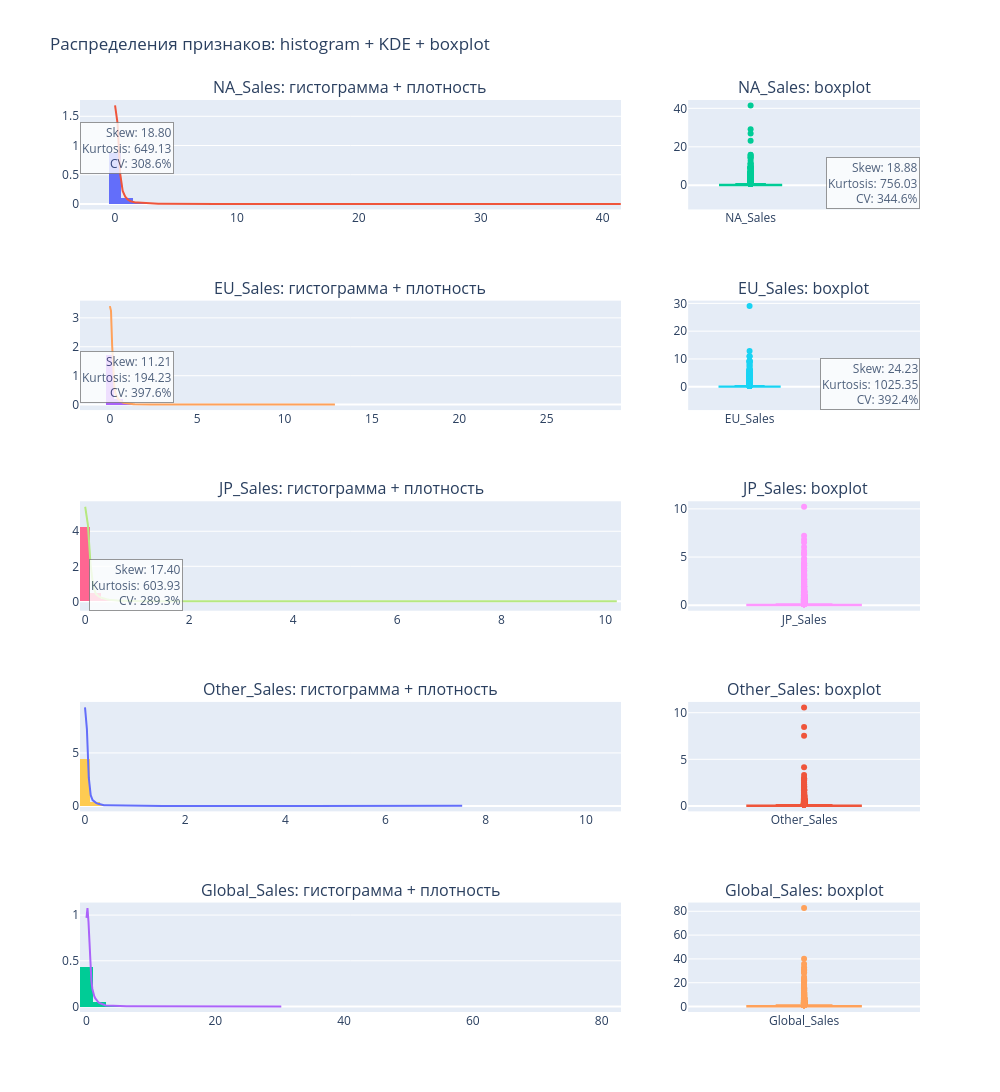

Source (notebook cell):
### Markdown cell above
# Часть 2. Визуализация (Plotly)

Требование: интерактивные гистограммы + boxplot + кривая плотности для всех числовых признаков.
Делаем компактно через plotly.subplots:

- слева: гистограмма (нормированная) + кривая плотности (KDE)
- справа: boxplot
- на гистограмме добавляем аннотацию: Skew, Kurtosis, CV

### Code cell
def kde_line(x, grid_size=200):
    # Ускорение: берем подвыборку, если точек слишком много
    x = np.asarray(x, dtype=float)
    x = x[np.isfinite(x)]
    if len(x) > 5000:
        x = np.random.choice(x, size=5000, replace=False)
    if len(np.unique(x)) < 2:
        return None, None
    kde = gaussian_kde(x)
    xs = np.linspace(x.min(), x.max(), grid_size)
    ys = kde(xs)
    return xs, ys

fig = make_subplots(
    rows=len(num_cols), cols=2,
    subplot_titles=[t for c in num_cols for t in (f"{c}: гистограмма + плотность", f"{c}: boxplot")],
    column_widths=[0.7, 0.3],
    horizontal_spacing=0.08
)

for i, c in enumerate(num_cols, start=1):
    x = df_num[c].astype(float).values
    # метрики
    mrow = stats_df[stats_df["Признак"] == c].iloc[0]
    skv = float(mrow["Skew"])
    kuv = float(mrow["Kurtosis(excess)"])
    cvv = float(mrow["CV_%"])
    
    # histogram (density)
    fig.add_trace(
        go.Histogram(x=x, nbinsx=60, histnorm="probability density", name=f"{c} hist", showlegend=False),
        row=i, col=1
    )
    xs, ys = kde_line(x)
    if xs is not None:
        fig.add_trace(
            go.Scatter(x=xs, y=ys, mode="lines", name=f"{c} kde", showlegend=False),
            row=i, col=1
        )
    
    # annotation with metrics
    fig.add_annotation(
        x=0.98, y=0.95, xref=f"x{i}", yref=f"y{i}",
        text=f"Skew: {skv:.2f}<br>Kurtosis: {kuv:.2f}<br>CV: {cvv:.1f}%",
        showarrow=False, align="right",
        bordercolor="gray", borderwidth=1, bgcolor="white", opacity=0.8
    )
    
    # boxplot
    fig.add_trace(
        go.Box(y=x, name=c, boxpoints="outliers", showlegend=False),
        row=i, col=2
    )

fig.update_layout(height=260*len(num_cols), width=1000, title="Распределения признаков: histogram + KDE + boxplot")
fig.show()

### Figure 1 — Plotly figure (JSON) as saved in the notebook; plotly's stock layout.template omitted (floating-point values rounded to 4 significant figures; data arrays with more than 128 entries replaced by an {"elided": "..."} marker saying what was removed)
{"data": [{"histnorm": "probability density", "name": "NA_Sales hist", "nbinsx": 60, "showlegend": false, "type": "histogram", "x": {"elided": "16598 float values"}, "xaxis": "x", "yaxis": "y"}, {"mode": "lines", "name": "NA_Sales kde", "showlegend": false, "type": "scatter", "x": {"elided": "200 float values"}, "xaxis": "x", "y": {"elided": "200 float values"}, "yaxis": "y"}, {"boxpoints": "outliers", "name": "NA_Sales", "showlegend": false, "type": "box", "xaxis": "x2", "y": {"elided": "16598 float values"}, "yaxis": "y2"}, {"histnorm": "probability density", "name": "EU_Sales hist", "nbinsx": 60, "showlegend": false, "type": "histogram", "x": {"elided": "16598 float values"}, "xaxis": "x3", "yaxis": "y3"}, {"mode": "lines", "name": "EU_Sales kde", "showlegend": false, "type": "scatter", "x": {"elided": "200 float values"}, "xaxis": "x3", "y": {"elided": "200 float values"}, "yaxis": "y3"}, {"boxpoints": "outliers", "name": "EU_Sales", "showlegend": false, "type": "box", "xaxis": "x4", "y": {"elided": "16598 float values"}, "yaxis": "y4"}, {"histnorm": "probability density", "name": "JP_Sales hist", "nbinsx": 60, "showlegend": false, "type": "histogram", "x": {"elided": "16598 float values"}, "xaxis": "x5", "yaxis": "y5"}, {"mode": "lines", "name": "JP_Sales kde", "showlegend": false, "type": "scatter", "x": {"elided": "200 float values"}, "xaxis": "x5", "y": {"elided": "200 float values"}, "yaxis": "y5"}, {"boxpoints": "outliers", "name": "JP_Sales", "showlegend": false, "type": "box", "xaxis": "x6", "y": {"elided": "16598 float values"}, "yaxis": "y6"}, {"histnorm": "probability density", "name": "Other_Sales hist", "nbinsx": 60, "showlegend": false, "type": "histogram", "x": {"elided": "16598 float values"}, "xaxis": "x7", "yaxis": "y7"}, {"mode": "lines", "name": "Other_Sales kde", "showlegend": false, "type": "scatter", "x": {"elided": "200 float values"}, "xaxis": "x7", "y": {"elided": "200 float values"}, "yaxis": "y7"}, {"boxpoints": "outliers", "name": "Other_Sales", "showlegend": false, "type": "box", "xaxis": "x8", "y": {"elided": "16598 float values"}, "yaxis": "y8"}, {"histnorm": "probability density", "name": "Global_Sales hist", "nbinsx": 60, "showlegend": false, "type": "histogram", "x": {"elided": "16598 float values"}, "xaxis": "x9", "yaxis": "y9"}, {"mode": "lines", "name": "Global_Sales kde", "showlegend": false, "type": "scatter", "x": {"elided": "200 float values"}, "xaxis": "x9", "y": {"elided": "200 float values"}, "yaxis": "y9"}, {"boxpoints": "outliers", "name": "Global_Sales", "showlegend": false, "type": "box", "xaxis": "x10", "y": {"elided": "16598 float values"}, "yaxis": "y10"}], "layout": {"annotations": [{"font": {"size": 16}, "showarrow": false, "text": "NA_Sales: гистограмма + плотность", "x": 0.322, "xanchor": "center", "xref": "paper", "y": 1, "yanchor": "bottom", "yref": "paper"}, {"font": {"size": 16}, "showarrow": false, "text": "NA_Sales: boxplot", "x": 0.862, "xanchor": "center", "xref": "paper", "y": 1, "yanchor": "bottom", "yref": "paper"}, {"font": {"size": 16}, "showarrow": false, "text": "EU_Sales: гистограмма + плотность", "x": 0.322, "xanchor": "center", "xref": "paper", "y": 0.78, "yanchor": "bottom", "yref": "paper"}, {"font": {"size": 16}, "showarrow": false, "text": "EU_Sales: boxplot", "x": 0.862, "xanchor": "center", "xref": "paper", "y": 0.78, "yanchor": "bottom", "yref": "paper"}, {"font": {"size": 16}, "showarrow": false, "text": "JP_Sales: гистограмма + плотность", "x": 0.322, "xanchor": "center", "xref": "paper", "y": 0.56, "yanchor": "bottom", "yref": "paper"}, {"font": {"size": 16}, "showarrow": false, "text": "JP_Sales: boxplot", "x": 0.862, "xanchor": "center", "xref": "paper", "y": 0.56, "yanchor": "bottom", "yref": "paper"}, {"font": {"size": 16}, "showarrow": false, "text": "Other_Sales: гистограмма + плотность", "x": 0.322, "xanchor": "center", "xref": "paper", "y": 0.34, "yanchor": "bottom", "yref": "paper"}, {"font": {"size": 16}, "showarrow": false, "text": "Other_Sales: boxplot", "x": 0.862, "xanchor": "center", "xref": "paper", "y": 0.34, "yanchor": "bottom", "yref": "paper"}, {"font": {"size": 16}, "showarrow": false, "text": "Global_Sales: гистограмма + плотность", "x": 0.322, "xanchor": "center", "xref": "paper", "y": 0.12, "yanchor": "bottom", "yref": "paper"}, {"font": {"size": 16}, "showarrow": false, "text": "Global_Sales: boxplot", "x": 0.862, "xanchor": "center", "xref": "paper", "y": 0.12, "yanchor": "bottom", "yref": "paper"}, {"align": "right", "bgcolor": "white", "bordercolor": "gray", "borderwidth": 1, "opacity": 0.8, "showarrow": false, "text": "Skew: 18.80<br>Kurtosis: 649.13<br>CV: 308.6%", "x": 0.98, "xref": "x", "y": 0.95, "yref": "y"}, {"align": "right", "bgcolor": "white", "bordercolor": "gray", "borderwidth": 1, "opacity": 0.8, "showarrow": false, "text": "Skew: 18.88<br>Kurtosis: 756.03<br>CV: 344.6%", "x": 0.98, "xref": "x2", "y": 0.95, "yref": "y2"}, {"align": "right", "bgcolor": "white", "bordercolor": "gray", "borderwidth": 1, "opacity": 0.8, "showarrow": false, "text": "Skew: 11.21<br>Kurtosis: 194.23<br>CV: 397.6%", "x": 0.98, "xref": "x3", "y": 0.95, "yref": "y3"}, {"align": "right", "bgcolor": "white", "bordercolor": "gray", "borderwidth": 1, "opacity": 0.8, "showarrow": false, "text": "Skew: 24.23<br>Kurtosis: 1025.35<br>CV: 392.4%", "x": 0.98, "xref": "x4", "y": 0.95, "yref": "y4"}, {"align": "right", "bgcolor": "white", "bordercolor": "gray", "borderwidth": 1, "opacity": 0.8, "showarrow": false, "text": "Skew: 17.40<br>Kurtosis: 603.93<br>CV: 289.3%", "x": 0.98, "xref": "x5", "y": 0.95, "yref": "y5"}], "height": 1300, "title": {"text": "Распределения признаков: histogram + KDE + boxplot"}, "width": 1000, "xaxis": {"anchor": "y", "domain": [0, 0.644]}, "xaxis10": {"anchor": "y10", "domain": [0.724, 1]}, "xaxis2": {"anchor": "y2", "domain": [0.724, 1]}, "xaxis3": {"anchor": "y3", "domain": [0, 0.644]}, "xaxis4": {"anchor": "y4", "domain": [0.724, 1]}, "xaxis5": {"anchor": "y5", "domain": [0, 0.644]}, "xaxis6": {"anchor": "y6", "domain": [0.724, 1]}, "xaxis7": {"anchor": "y7", "domain": [0, 0.644]}, "xaxis8": {"anchor": "y8", "domain": [0.724, 1]}, "xaxis9": {"anchor": "y9", "domain": [0, 0.644]}, "yaxis": {"anchor": "x", "domain": [0.88, 1]}, "yaxis10": {"anchor": "x10", "domain": [0, 0.12]}, "yaxis2": {"anchor": "x2", "domain": [0.88, 1]}, "yaxis3": {"anchor": "x3", "domain": [0.66, 0.78]}, "yaxis4": {"anchor": "x4", "domain": [0.66, 0.78]}, "yaxis5": {"anchor": "x5", "domain": [0.44, 0.56]}, "yaxis6": {"anchor": "x6", "domain": [0.44, 0.56]}, "yaxis7": {"anchor": "x7", "domain": [0.22, 0.34]}, "yaxis8": {"anchor": "x8", "domain": [0.22, 0.34]}, "yaxis9": {"anchor": "x9", "domain": [0, 0.12]}}}
